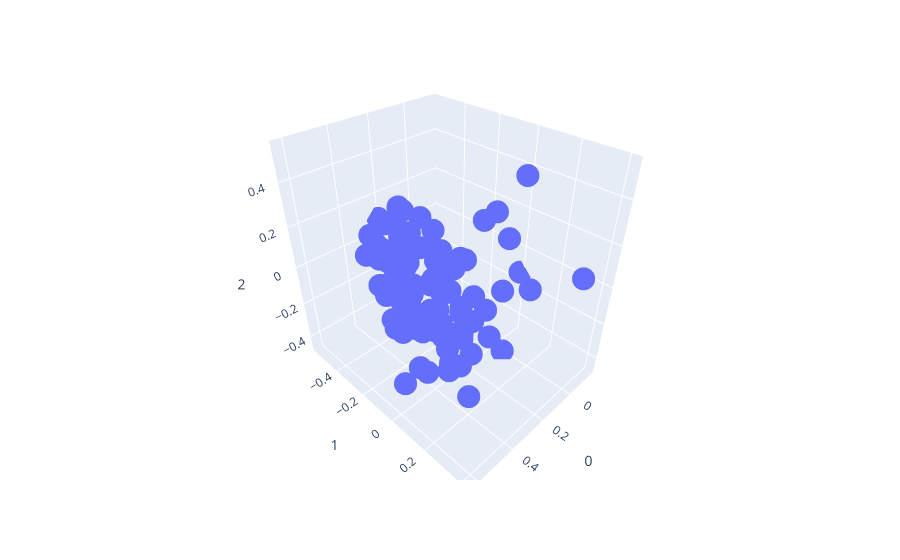

The cell this chart's notebook holds for it:
### Code cell
import plotly.express as px
fig = px.scatter_3d(df_pca_math[300:400],x=0,y=1,z=2)
fig.show()
